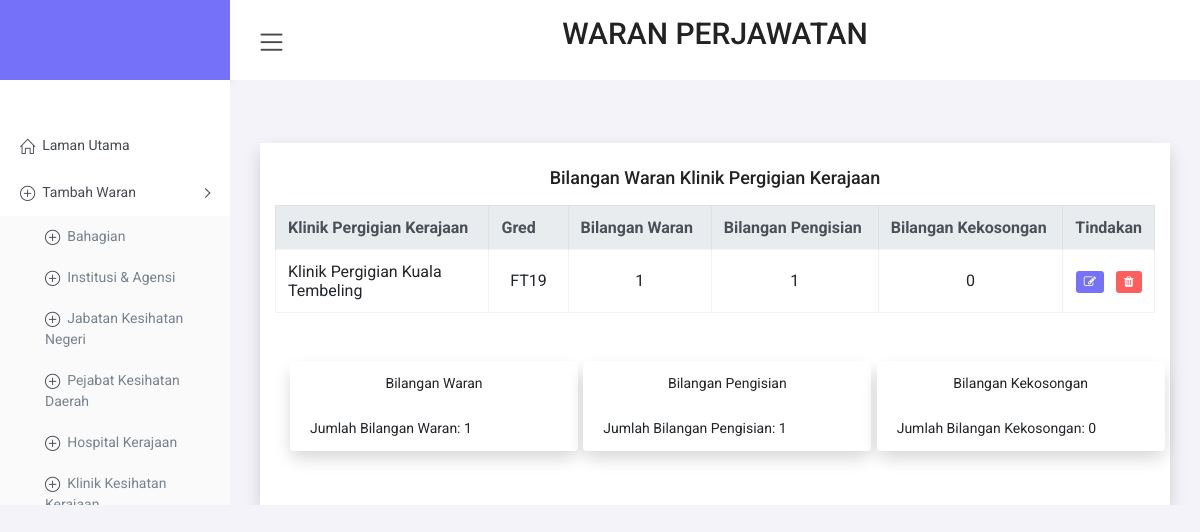
Page /admin/manage-pergigian.php (signed in) on the committed database.
### tables this page shows
CREATE TABLE `data_pergigian` (
  `id` int(11) NOT NULL AUTO_INCREMENT,
  `pergigian` varchar(255) NOT NULL,
  PRIMARY KEY (`id`)
);

CREATE TABLE `pergigian` (
  `id` int(50) NOT NULL AUTO_INCREMENT,
  `id_pergigian` int(11) NOT NULL,
  `gred` varchar(255) NOT NULL,
  `bil_waran` int(50) NOT NULL,
  `bil_isi` int(50) NOT NULL,
  `bil_kosong` int(50) NOT NULL,
  PRIMARY KEY (`id`)
);

### admin/manage-pergigian.php (the view, shortened to what this page needs)
<head>
<link href="https://cdn.jsdelivr.net/npm/bootstrap@5.0.2/dist/css/bootstrap.min.css" rel="stylesheet">
<link href="https://cdn.jsdelivr.net/npm/simple-datatables@latest/dist/style.css" rel="stylesheet" type="text/css">
</head>
<?php
    require_once "include/header.php";
?>
<?php
    require_once "include/header.php";
?>
<div class="container bg-white shadow">
    <div class="py-4 mt-5">
    <div class='text-center pb-2'><h4>Bilangan Waran Klinik Pergigian Kerajaan</h4></div>
    <table style="width:100%" class="table-hover text-center ">
    <tr class="bg-dark">
    <table class="table datatable">
                <thead>
                <tr class="thead-light">
                <th>Klinik Pergigian Kerajaan</th>
                <th>Gred</th>
                <th>Bilangan Waran</th>
                <th>Bilangan Pengisian</th>
                <th>Bilangan Kekosongan</th>
                <th>Tindakan</th>
             </tr>
              </thead>
              <tbody>
              <?php
              include '../connection.php';
              $sql = "SELECT * FROM data_pergigian INNER JOIN pergigian ON data_pergigian.id = pergigian.id_pergigian";
              $results = mysqli_query($conn, $sql);
                    while($data_pergigian=mysqli_fetch_array($results)){
                    $id=$data_pergigian["id"];
                    echo "<tr>";
                    echo "<td style=\"width:24.3%\">".$data_pergigian["pergigian"]."</td>";
                    echo "<td style=\"width:9%\" align=\"center\">".$data_pergigian["gred"]."</td>";
                    echo "<td style=\"width:16.3%\" align=\"center\">".$data_pergigian["bil_waran"]."</td>";
                    echo "<td style=\"width:19%\" align=\"center\">".$data_pergigian["bil_isi"]."</td>";
                    echo "<td style=\"width:21%\" align=\"center\">".$data_pergigian["bil_kosong"]."</td>";
                    echo "<td align=\"center\">","<a class=\"btn-sm btn-primary\" href=\"edit-pergigian.php?id= {$id}\" role=\"button\"><i class=\"fa fa-edit\"></i></a>"
                    ," &nbsp;	<a href=\"javascript:void(0)\" class=\"btn-sm btn-danger delete_btn_ajax\" role=\"button\"><i class=\"fa fa-trash\"></i></a>";
                    ?><input type="hidden" class="delete_id_value" value="<?php echo $data_pergigian['id'] ?>"><?php
        echo "</tr>";
                    }
                  ?>
     </tbody>
    </table>
<div class="container">
    <div class="row mt-5">
        <div class="col-4">
            <div class="card shadow " style="width: 18rem;">
                <ul class="list-group list-group-flush">
                    <li class="list-group-item text-center">Bilangan Waran</li>
                    <li class="list-group-item">
                        <?php
                            $total_waran = "SELECT SUM(bil_waran) FROM pergigian";
                            $result = mysqli_query ($conn , $total_waran);
                            while($row = mysqli_fetch_array($result)){
                                echo " Jumlah Bilangan Waran: ". $row['SUM(bil_waran)'];
                            }
                        ?>
                     </li>
                </ul>
            </div>
        </div>
        <div class="col-4">
            <div class="card shadow " style="width: 18rem;">
                <ul class="list-group list-group-flush">
                    <li class="list-group-item text-center">Bilangan Pengisian</li>
                    <li class="list-group-item">
                        <?php
                            $total_isi = "SELECT SUM(bil_isi) FROM pergigian";
                            $result = mysqli_query ($conn , $total_isi);
                            while($row = mysqli_fetch_array($result)){
                                echo " Jumlah Bilangan Pengisian: ". $row['SUM(bil_isi)'];
                            }
                        ?>
                    </li>
                </ul>
            </div>
        </div>
        <div class="col-4">
            <div class="card shadow " style="width: 18rem;">
                <ul class="list-group list-group-flush">
                    <li class="list-group-item text-center">Bilangan Kekosongan</li>
                    <li class="list-group-item">
                        <?php
                            $total_kosong = "SELECT SUM(bil_kosong) FROM pergigian";
                            $result = mysqli_query ($conn , $total_kosong);
                            while($row = mysqli_fetch_array($result)){
                                echo " Jumlah Bilangan Kekosongan: ". $row['SUM(bil_kosong)'];
                            }
                        ?>
                    </li>
                </ul>
            </div>
        </div>
    </div>
</div>
</div>
</div>
<?php
    require_once "include/footer.php";
?>
<?php
    require_once "include/footer.php";
?>
  <link href="https://cdn.jsdelivr.net/npm/simple-datatables@latest/dist/style.css" rel="stylesheet" type="text/css">

### admin/manage-pergigian.php (style rules this page uses)
table, th, td { border: 1px solid black; padding: 15px; }
table { border-spacing: 10px; }

### rows in the picture
data_pergigian: pergigian "Klinik Pergigian Kuala Tembeling", pergigian.gred "FT19", pergigian.bil_waran "1", pergigian.bil_isi "1", pergigian.bil_kosong "0"

### other values in the picture
$row['SUM(bil_waran)'] "1"
$row['SUM(bil_isi)'] "1"
$row['SUM(bil_kosong)'] "0"
